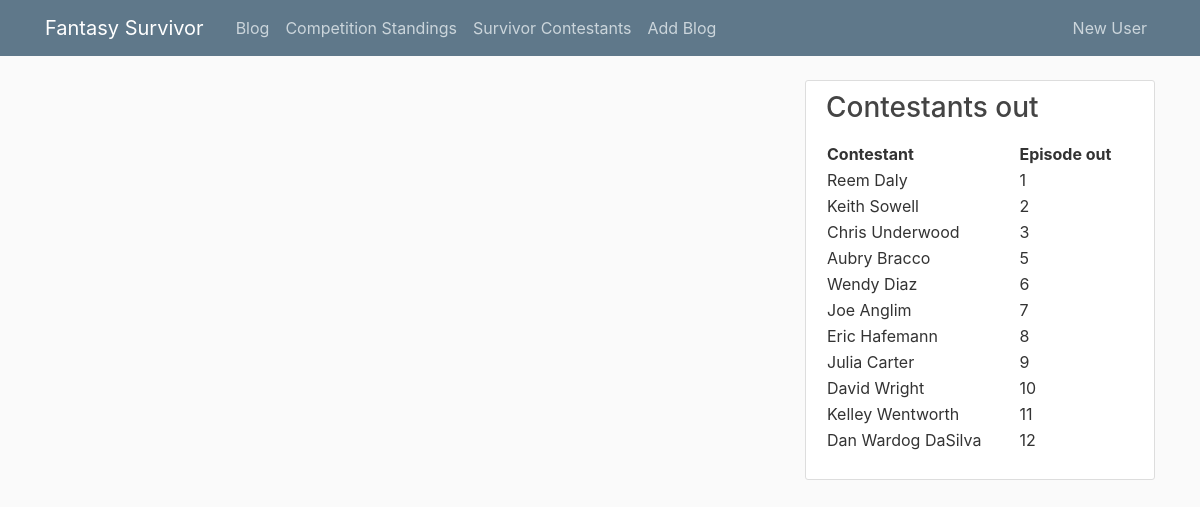
Page /blog on the committed database.
### tables this page shows
CREATE TABLE Contestant
(contestant_id INTEGER PRIMARY KEY AUTOINCREMENT, 
name varchar(255),
age INT,
sex char(15),
origin_town varchar(255),
season_no INT,
ep_no INT,
position_out INT,
foreign key (season_no) references Season,
foreign key (ep_no) references Episode
);

### survivorcomp.py (the view)
@app.route("/blog")
def blog():
    conn = sqlite3.connect('survivor.db')
    conn.row_factory = dict_factory
    c = conn.cursor()
    c.execute("SELECT * FROM Blog")
    blogs = c.fetchall()
    c.execute("SELECT * FROM CompUser")
    users = c.fetchall()
    return render_template('blog.html', posts=blogs)

### survivorcomp.py (called while the page is built)
def dict_factory(cursor, row):
    d = {}
    for idx, col in enumerate(cursor.description):
        d[col[0]] = row[idx]
    return d

@app.context_processor
def feed_layout():
    conn = sqlite3.connect('survivor.db')
    conn.row_factory = dict_factory
    c = conn.cursor()
    c.execute("SELECT name, ep_no \
        FROM contestant \
        Where ep_no is not Null \
        order by ep_no")
    out_cons = c.fetchall()
    return dict(out_cons=out_cons)

### templates/blog.html (shortened to what this page needs)
{% extends "layout.html" %}

### templates/layout.html (shortened to what this page needs)
<!DOCTYPE html>
<html>
<head>
    <link rel="stylesheet" href="https://maxcdn.bootstrapcdn.com/bootstrap/4.0.0/css/bootstrap.min.css">
    <link rel="stylesheet" type="text/css" href="{{ url_for('static', filename='main.css') }}">
</head>
<body>
    <header class="site-header">
      <nav class="navbar navbar-expand-md navbar-dark bg-steel fixed-top">
        <div class="container">
          <a class="navbar-brand mr-4" href="/">Fantasy Survivor</a>
          <div class="collapse navbar-collapse" id="navbarToggle">
            <div class="navbar-nav mr-auto">
              <a class="nav-item nav-link" href="{{ url_for('blog') }}">Blog</a>
              <a class="nav-item nav-link" href="{{ url_for('board') }}">Competition Standings</a>
              <a class="nav-item nav-link" href="{{ url_for('contestants') }}">Survivor Contestants</a>
              <a class="nav-item nav-link" href="{{ url_for('add_blog') }}">Add Blog</a>
            </div>
            <div class="navbar-nav">
              <a class="nav-item nav-link" href="{{ url_for('register') }}">New User</a>
            </div>
          </div>
        </div>
      </nav>
    </header>
    <main role="main" class="container">
      <div class="row">
        <div class="col-md-8">
        </div>
        <div class="col-md-4">
          <div class="content-section">
            <h3>Contestants out</h3>
            <p class='text-muted'>
              <table style="width:100%">
                <tr>
                  <th>Contestant</th>
                  <th>Episode out</th>
                </tr>
                  {% for contestant in out_cons%}
                    <tr>
                      <td>{{ contestant['name'] }}</td>
                      <td>{{ contestant['ep_no'] }}</td>
                    </tr>
                  {% endfor %}
              </table>
            </p>
          </div>
        </div>
      </div>
    </main>
</body>
</html>

### static/main.css (style rules this page uses)
body { background: #fafafa; color: #333333; margin-top: 5rem; }
h1, h2, h3, h4, h5, h6 { color: #444444; }
.bg-steel { background-color: #5f788a; }
.site-header .navbar-nav .nav-link { color: #cbd5db; }
.content-section { background: #ffffff; padding: 10px 20px; border: 1px solid #dddddd; border-radius: 3px; margin-bottom: 20px; }

### rows in the picture
Contestant: name "Reem Daly", ep_no "1"
Contestant: name "Keith Sowell", ep_no "2"
Contestant: name "Chris Underwood", ep_no "3"
Contestant: name "Aubry Bracco", ep_no "5"
Contestant: name "Wendy Diaz", ep_no "6"
Contestant: name "Joe Anglim", ep_no "7"
Contestant: name "Eric Hafemann", ep_no "8"
Contestant: name "Julia Carter", ep_no "9"
Contestant: name "David Wright", ep_no "10"
Contestant: name "Kelley Wentworth", ep_no "11"
Contestant: name "Dan Wardog DaSilva", ep_no "12"
